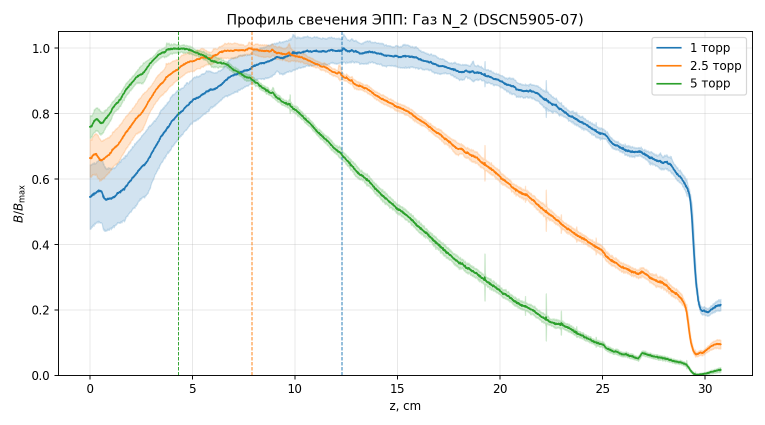
#> input picture Physmech_labs/19/Ларькин/data/00_media_final/1_beam/t1_profile_N2.png, 1530 x 850 px (shown at 1/2 size); its folder holds 2 pictures in this run
$ python digitize_final.py
#> lines starting #> are read from the running program, lines starting #| are printed output that depends on the picture; after the words box and inside, x2 and y2 are one past the last pixel; in counts of white or black regions, pixels touching at a corner belong together
"""
Оцифровка финальных профилей из data/00_media_final/ (скрипт, которым они
построены, не сохранился) → числа для таблиц отчёта.

- ЭПП, 1_beam/t1_profile_<N2|Ar>.png: z_max — по вертикальному пунктиру;
  Δz — полуширина зоны, где сглаженный профиль ≥ 0,98 max (как в main.py);
  B(0)/B_max. → data/peaks_t1.csv; график photoes/t1_zmax.png.
- ВЧЕ, 3_discharge/t2_profile_<He|He_tech>.png: расстояния приэлектродных
  максимумов от верхнего и нижнего электродов, средний уровень в центральной
  половине зазора. → data/peaks_t2.csv.

Оси калибруются по линиям сетки (светло-серые, шаг 5 см / 0,5 см по x и 0,2 по y),
кривые — по цветам matplotlib C0…C3. Контроль: data/final_digitized/*.png.
"""
import os

import matplotlib.pyplot as plt
import numpy as np
from PIL import Image
from scipy.ndimage import uniform_filter1d

SRC = "data/00_media_final/"
CHECK = "data/final_digitized/"
OUT = "photoes/"
COLORS = [(31, 119, 180), (255, 127, 14), (44, 160, 44), (214, 39, 40)]

E_B_KEV, T_GAS_K = 30.0, 300.0
M_GAS = {"air": 28.96, "N2": 28.0, "Ar": 39.95}
GAP_MM = 37.2
# z max из заголовков графиков ДОЗА (data/00_media_final/2_monte_carlo/)
Z_MC = {"N2": {1.0: 14.32, 2.5: 14.16, 5.0: 12.59},
        "Ar": {1.0: 13.24, 2.5: 6.78, 5.0: 7.22}}


def runs(idx):
    br = np.where(np.diff(idx) > 1)[0]
    return np.split(idx, br + 1)


def axes_calib(a, x_step, y_step=0.2):
    """Пиксель → данные по рамке осей и сетке. y = 0 на нижней рамке."""
#> called with x_step = 5, y_step = 0.2
    H, W, _ = a.shape
#> H = 850; W = 1530
    dark = a.sum(2) < 100
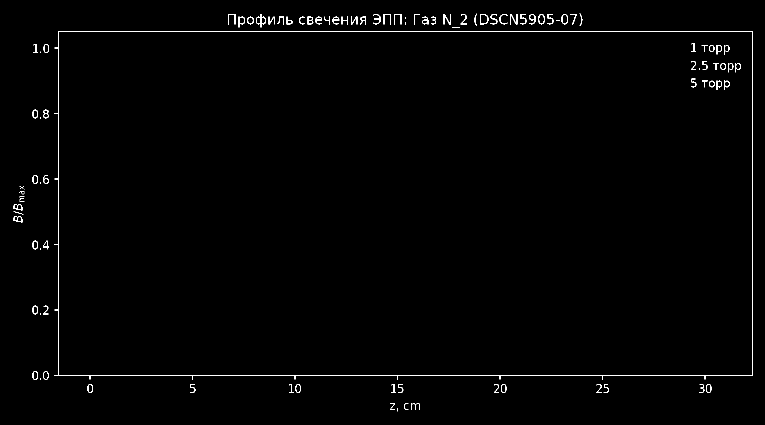
#> dark: shape (850, 1530) bool (shown at 1/2 size); 1.1% white in thin lines or dots
    cols = [r.mean() for r in runs(np.where(dark.sum(0) > 0.6 * H)[0])]
#> in runs, `br = np.where(np.diff(idx) > 1)[0]`: br = [1]
#> cols = [116.5, 1504.5]
    rows = [r.mean() for r in runs(np.where(dark.sum(1) > 0.6 * W)[0])]
#> rows = [62.5, 750.5]
    x0, x1, y0, y1 = int(cols[0]), int(cols[-1]), int(rows[0]), int(rows[-1])
#> x0 = 116; x1 = 1504; y0 = 62; y1 = 750
    grey = np.abs(a - 232).max(2) <= 6
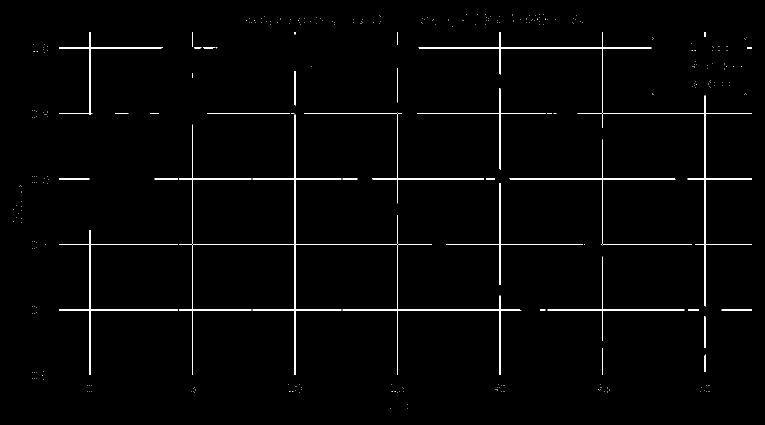
#> grey: shape (850, 1530) bool (shown at 1/2 size); 1.5% white in thin lines or dots, all inside (x1, y1, x2, y2) = (27, 28, 1504, 818)
    g = grey[y0 + 3:y1 - 2, x0 + 3:x1 - 2]
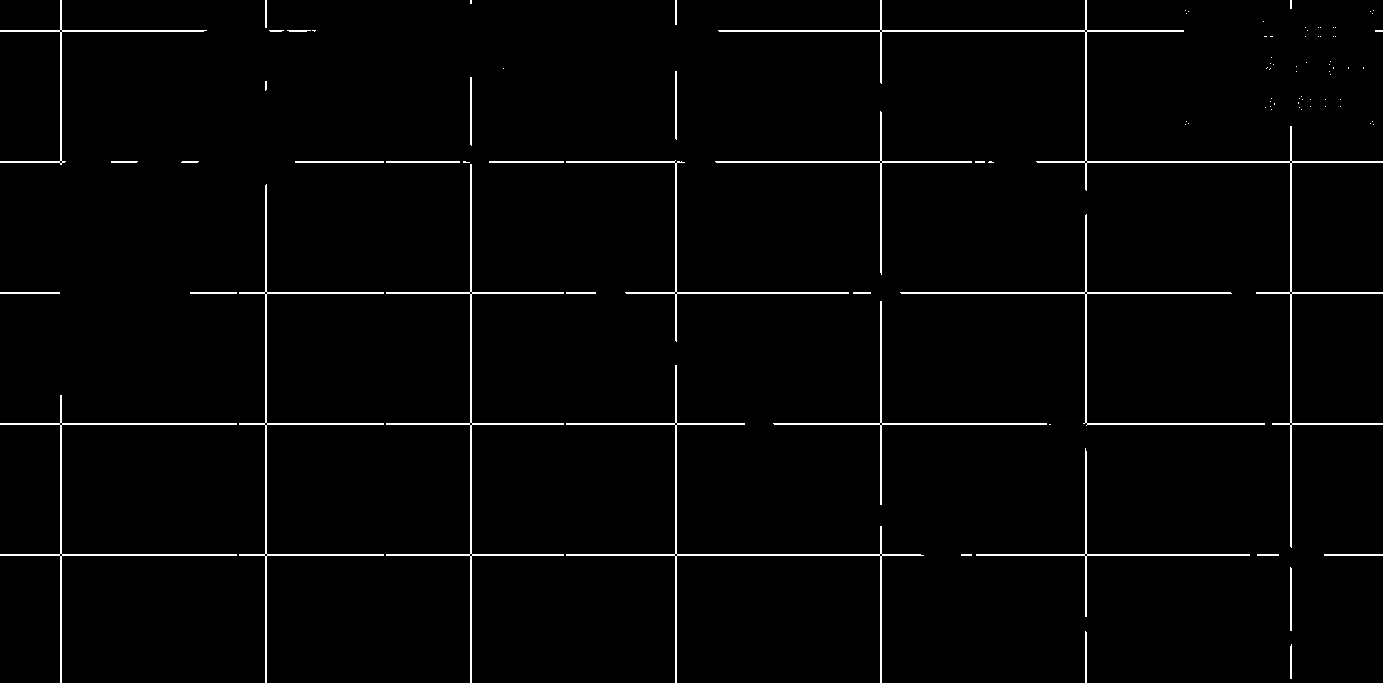
#> g: shape (683, 1383) bool; 2% white in thin lines or dots
    vx = np.array([r.mean() for r in runs(np.where(g.sum(0) > 0.3 * g.shape[0])[0])]) + x0 + 3
#> vx = [179.5, 384.5, 589.5, 794.5, 999.5, 1204.5, 1409.5]
    hy = np.array([r.mean() for r in runs(np.where(g.sum(1) > 0.3 * g.shape[1])[0])]) + y0 + 3
#> hy = [95.5, 226.5, 357.5, 488.5, 619.5]
    kx = np.median(np.diff(vx)) / x_step          # px на единицу x
#> kx = 41
    ky = np.median(np.diff(hy)) / y_step          # px на единицу y
#> ky = 655
    x_of = lambda px: (px - vx[0]) / kx           # первая сетка = 0
    y_of = lambda py: (rows[-1] - py) / ky
    return (x0, x1, y0, y1), x_of, y_of


def track(a, box, color, skip_cols=()):
    """y-пиксель кривой цвета color в каждом столбце (NaN, если перекрыта)."""
    x0, x1, y0, y1 = box
    m = np.abs(a - np.array(color)).max(2) < 40
    ys = np.full(a.shape[1], np.nan)
    prev = None
    cols = list(range(x0 + 3, x1 - 2))
    # старт — ближайший к середине столбец с одним кластером (легенды по углам)
    mid = (x0 + x1) // 2
    for c in sorted(cols, key=lambda c: abs(c - mid)):
        if c in skip_cols:
            continue
        r = np.where(m[y0 + 2:y1 - 1, c])[0]
        if len(r) and len(runs(r)) == 1:
            prev = r.mean() + y0 + 2
            start = c
            break
    for order in (range(start, x1 - 2), range(start, x0 + 2, -1)):
        p = prev
        for c in order:
            if c in skip_cols:
                continue
            r = np.where(m[y0 + 2:y1 - 1, c])[0]
            if not len(r):
                continue
            groups = [g.mean() + y0 + 2 for g in runs(r)]
            best = min(groups, key=lambda y: abs(y - p))
            if abs(best - p) < 25:
                ys[c] = p = best
    return ys


def vline(a, box, color):
    """x-пиксель вертикального пунктира цвета color."""
    x0, x1, y0, y1 = box
    m = np.abs(a - np.array(color)).max(2) < 60
    cnt = m[y0 + 2:y1 - 1, :].sum(0)
    cnt[:x0 + 3] = 0
    cnt[x1 - 2:] = 0
    c = np.where(cnt > 0.25 * (y1 - y0))[0]
    return float(np.average(c, weights=cnt[c])), set(range(c.min() - 3, c.max() + 4))


def fill_nan(y):
    i = np.arange(len(y))
    ok = ~np.isnan(y)
    return np.interp(i, i[ok], y[ok])


def range_m(gas, p):
    """Экстраполированный пробег, м (как main.range_m)."""
    return 1.1e-4 * E_B_KEV ** 1.7 * T_GAS_K / p * M_GAS["air"] / M_GAS[gas]


def task1():
    rows, peaks = [], {}
    for gas in ["N2", "Ar"]:
        a = np.asarray(Image.open(f"{SRC}1_beam/t1_profile_{gas}.png").convert("RGB"), int)
        box, x_of, y_of = axes_calib(a, 5.0)
#> box = (116, 1504, 62, 750)
        fig, ax = plt.subplots(figsize=(9, 5))
        for p, col in zip([1.0, 2.5, 5.0], COLORS):
            xv, skip = vline(a, box, col)
            ys = track(a, box, col, skip)
            c = np.where(~np.isnan(ys))[0]
            c0, c1 = c.min(), c.max()
            z = x_of(np.arange(c0, c1 + 1))
            b = y_of(fill_nan(ys[c0:c1 + 1]))
            sm = uniform_filter1d(b, 21, mode="nearest")    # ≈0,5 см
            band = z[sm >= 0.98 * sm.max()]
            z_max = x_of(xv)
            dz = (band.max() - band.min()) / 2
            b0 = b[np.argmin(np.abs(z))]
            peaks.setdefault(gas, []).append((p, z_max, dz))
            rows.append([gas, p, round(z_max, 2), round(dz, 2), round(b0, 3),
                         round(range_m(gas, p), 2), Z_MC[gas][p]])
            print(f"{gas} {p:>4} торр: z_max = {z_max:.2f} ± {dz:.2f} см "
                  f"(max кривой {z[np.argmax(sm)]:.2f}), B(0) = {b0:.2f}")
            ax.plot(z, b, color=np.array(col) / 255, lw=1)
            ax.axvline(z_max, color=np.array(col) / 255, ls="--", lw=0.8)
#> this loop made 3 passes
#> (c, xv, c0, z_max, dz, b0) on passes 1 to 3: ([683, 684], 683.5, 179, 12.29, 3.01, 0.546), ([503, 504], 503.5, 179, 7.9, 1.93, 0.664), ([356, 357], 356.5, 178, 4.32, 1.05, 0.76)
#| N2  1.0 торр: z_max = 12.29 ± 3.01 см (max кривой 12.28), B(0) = 0.55
#| N2  2.5 торр: z_max = 7.90 ± 1.93 см (max кривой 7.87), B(0) = 0.66
#| N2  5.0 торр: z_max = 4.32 ± 1.05 см (max кривой 4.30), B(0) = 0.76
#> pass 1, in vline, `m = np.abs(a - np.array(color)).max(2) < 60`:
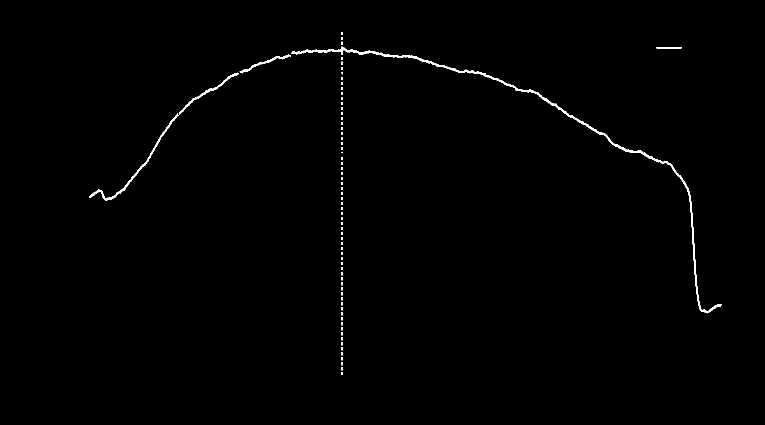
#> m: shape (850, 1530) bool (shown at 1/2 size); 0.58% white; 72 white regions (67 under 20 px), largest, box (x1, y1, x2, y2) and area: (583, 93, 1443, 627) 4576, (178, 226, 357, 401) 1017, (358, 145, 478, 229) 563, (479, 109, 582, 147) 424, (1313, 94, 1363, 97) 150
#> after the loop, peaks = {'N2': [(1, 12.29, 3.01), (2.5, 7.9, 1.93), (5, 4.32, 1.05)]}; rows = [['N2', 1, 12.29, 3.01, 0.546, 11.07, 14.32], ['N2', 2.5, 7.9, 1.93, 0.664, 4.43, 14.16], ['N2', 5, 4.32, 1.05, 0.76, 2.21, 12.59]]
        ax.imshow(a[::-1], extent=[x_of(0), x_of(a.shape[1]), y_of(a.shape[0]), y_of(0)],
                  aspect="auto", alpha=0.35, origin="lower")
        ax.set_xlim(-1, 32); ax.set_ylim(0, 1.05)
        ax.set_title(f"контроль оцифровки {gas}")
        fig.savefig(CHECK + f"t1_{gas}.png", dpi=110)
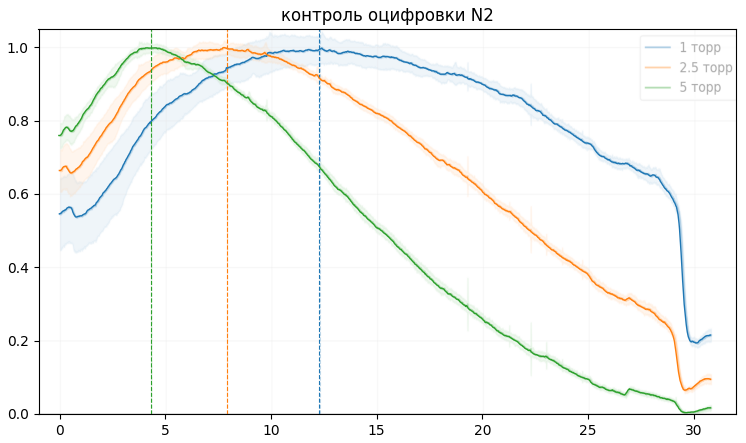
#> figure drawn by matplotlib, 1 panel
        plt.close(fig)
#> pass 2 of the loop in task1, `for gas in ["N2", "Ar"]:`:
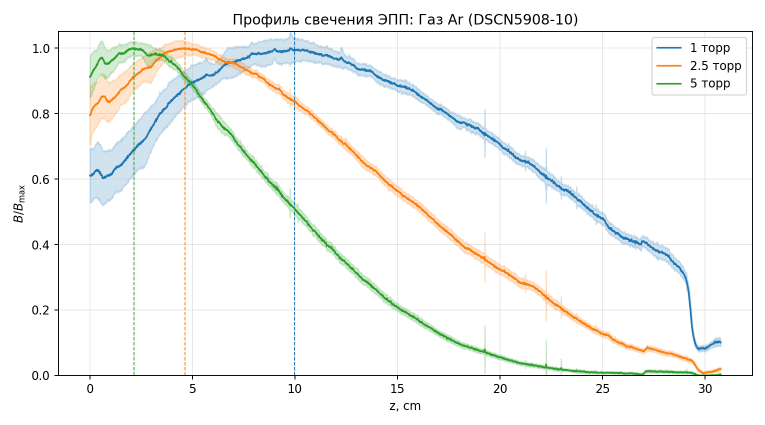
#> input picture Physmech_labs/19/Ларькин/data/00_media_final/1_beam/t1_profile_Ar.png, 1530 x 850 px (shown at 1/2 size)
#> in axes_calib (call 2), `dark = a.sum(2) < 100`:
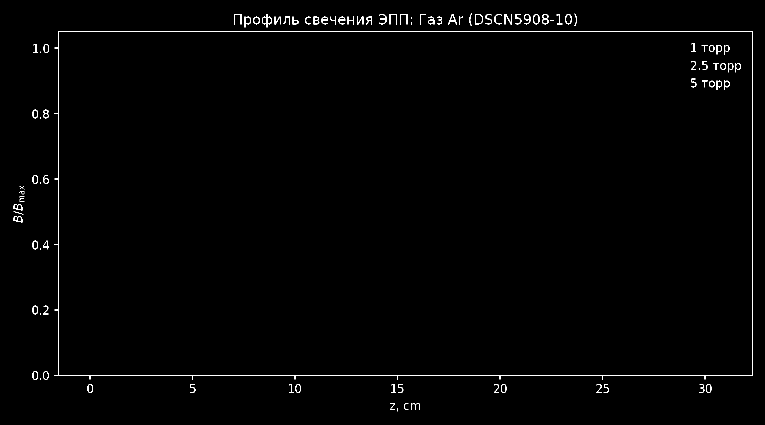
#> dark: shape (850, 1530) bool (shown at 1/2 size); 1.1% white in thin lines or dots
#> grey: shape (850, 1530) bool; 1.5% white in thin lines or dots, all inside (x1, y1, x2, y2) = (27, 27, 1504, 818)
#> g: shape (683, 1383) bool; 2% white in thin lines or dots
#> vx = [179.5, 384.5, 590, 794.5, 999.5, 1204.5, 1409.5]
#> the loop in task1, `for p, col in zip([1.0, 2.5, 5.0], COLORS):` made 3 passes
#> (c, xv, c0, z_max, dz, b0) on passes 1 to 3: ([588, 589], 588.5, 179, 9.98, 1.91, 0.61), ([369, 370], 369.5, 179, 4.63, 1.2, 0.795), ([267, 268], 267.5, 178, 2.15, 1.05, 0.912)
#> (printed output is left out)
#> after the loop in task1, `for p, col in zip([1.0, 2.5, 5.0], COLORS):`: peaks = {'N2': [(1, 12.29, 3.01), (2.5, 7.9, 1.93), (5, 4.32, 1.05)], 'Ar': [(1, 9.98, 1.91), (2.5, 4.63, 1.2), (5, 2.15, 1.05)]}; rows = 6 items
#> in task1, `fig.savefig(CHECK + f"t1_{gas}.png", dpi=110)`:
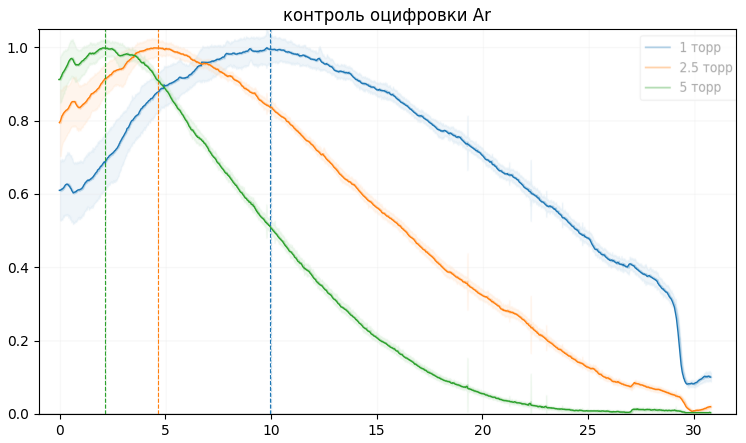
#> figure drawn by matplotlib, 1 panel
    write("peaks_t1.csv", ["gas", "p_torr", "z_max_cm", "dz_cm", "B0_rel", "R_e_m",
                           "z_max_mc_cm"], rows)
    plot_zmax(peaks)


def plot_zmax(peaks):
    fig, ax = plt.subplots(figsize=(7, 4.5))
    for (gas, data), c in zip(peaks.items(), ["C0", "C3"]):
        p, z, dz = map(np.array, zip(*data))
        lab = "N$_2$" if gas == "N2" else "Ar"
        ax.errorbar(p, z, yerr=dz, fmt="o", color=c, capsize=4,
                    label=f"{lab}: эксперимент")
        ax.plot(p, [Z_MC[gas][q] for q in p], ls="None", marker="s", mfc="none",
                color=c, label=f"{lab}: Монте-Карло (ДОЗА)")
#> this loop made 2 passes
#> (gas, data, c, p, z, dz, lab) on passes 1 to 2: ('N2', [(1, 12.29, 3.01), (2.5, 7.9, 1.93), (5, 4.32, 1.05)], 'C0', [1, 2.5, 5], [12.29, 7.9, 4.32], [3.01, 1.93, 1.05], 'N$_2$'), ('Ar', [(1, 9.98, 1.91), (2.5, 4.63, 1.2), (5, 2.15, 1.05)], 'C3', [1, 2.5, 5], [9.98, 4.63, 2.15], [1.91, 1.2, 1.05], 'Ar')
    ax.set_xlabel(r"$P_m$, торр")
    ax.set_ylabel(r"$z_{\max}$, см")
    ax.set_title("Положение максимума свечения ЭПП")
    ax.set_ylim(0, 16)
    ax.grid(alpha=0.3)
    ax.legend(fontsize=9)
    fig.tight_layout()
    fig.savefig(OUT + "t1_zmax.png", dpi=170)
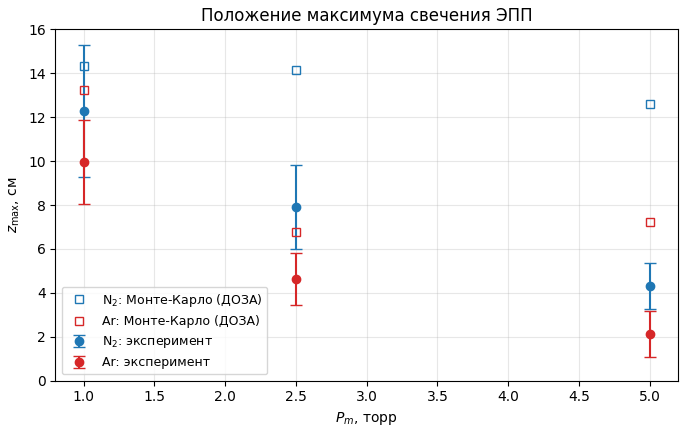
#> figure drawn by matplotlib, 1 panel
    plt.close(fig)
    # без альфа-канала (см. sync_media.py)
    im = Image.open(OUT + "t1_zmax.png").convert("RGB")
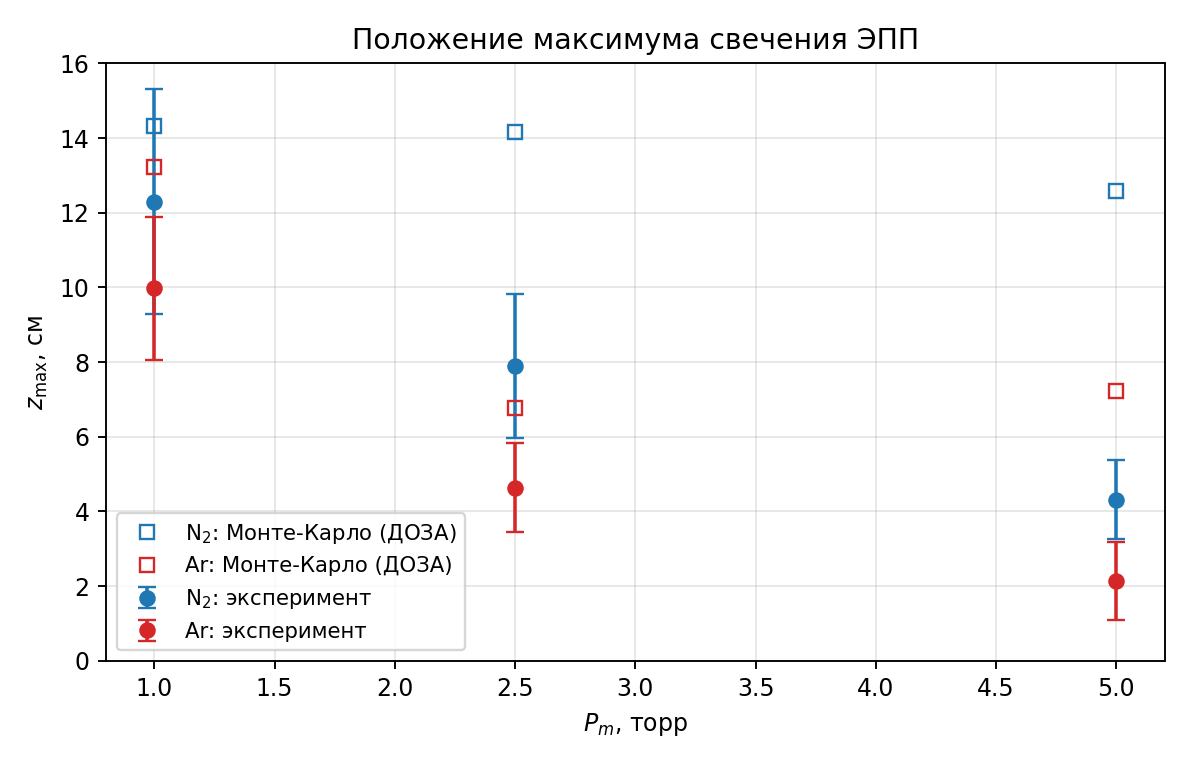
#> im: PIL image 1190x765 RGB; mean R, G, B 248.7, 248.5, 248.7
    im.save(OUT + "t1_zmax.png", optimize=True)


def task2():
    rows = []
    for tag, ps in [("He", [1.0, 2.5, 5.0]), ("He_tech", [1.0, 2.5, 5.0, 10.0])]:
#> (the run stopped early here; a loop or call above may not have finished)
